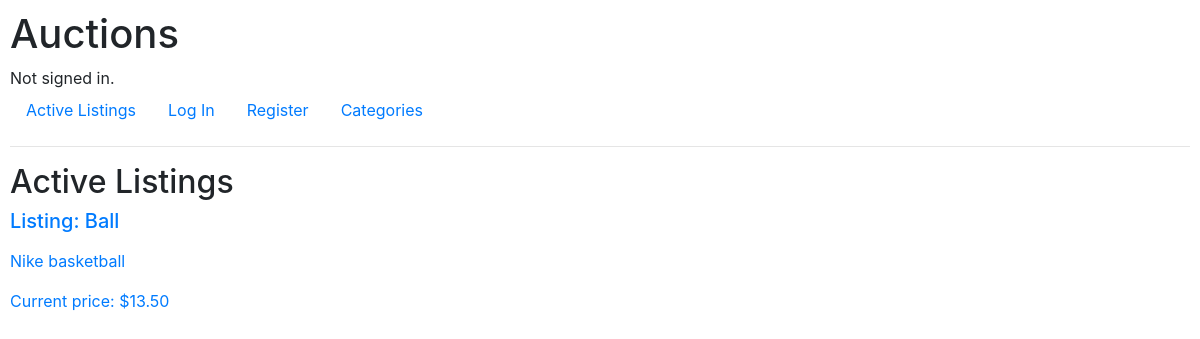
The app's page /, older data.
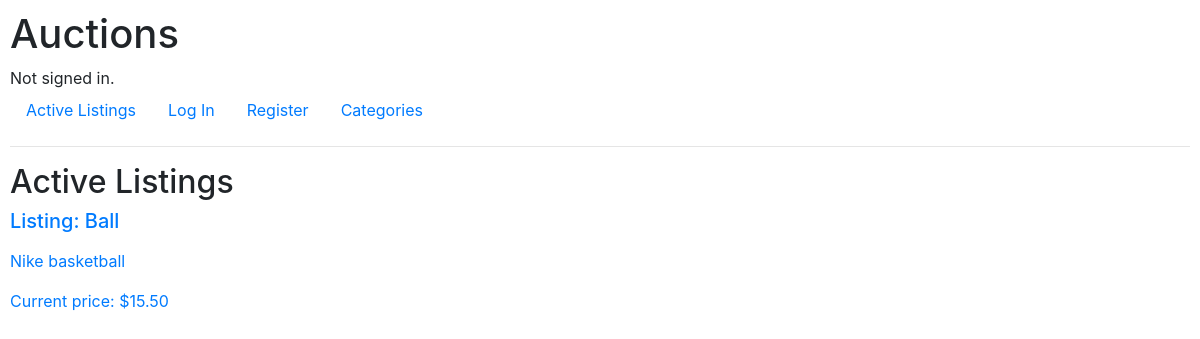
The same page, newer data.
### auctions/models.py (models this page shows)
class Listing(models.Model):
    title = models.CharField(max_length=64)
    description = models.CharField(max_length = 256)
    starting_bid = models.DecimalField(max_digits=20, decimal_places=2)
    current_price = models.DecimalField(max_digits=20, decimal_places=2)
    image_url = models.URLField(null=True, blank=True) #optionally add url field
    category = models.CharField(max_length=64, choices=CATEGORIES, default=CATEGORIES[5][1])
    active = models.BooleanField(default = True) #if the listing is active, default active
    seller = models.ForeignKey(User, null=False, on_delete=models.CASCADE, related_name="listing_sold")
    buyer = models.ForeignKey(User, null=True, on_delete=models.CASCADE, related_name="listing_bought")

### auctions/views.py (the view)
# urls.py: path("", views.index, name="index"),
def index(request):
    active_listings = Listing.objects.filter(active=True)
    return render(request, "auctions/index.html", {
        "active_listings": active_listings
    })

### auctions/templates/auctions/index.html (shortened to what this page needs)
{% extends "auctions/layout.html" %}
{% block body %}
    <h2>Active Listings</h2>
    {% for listing in active_listings %}
    <a href="listing/{{ listing.title }}">
    <div>
        <h5> Listing: {{ listing.title }} </h5>
        <p>{{ listing.description }}</p>
        <p>Current price: ${{ listing.current_price }}</p>
        <br>
    </div>
    </a>
    {% endfor %}
{% endblock %}

Row changes from the older to the newer data that the page shows:
changed Listing "Ball": current_price "13.50" → "15.50"
